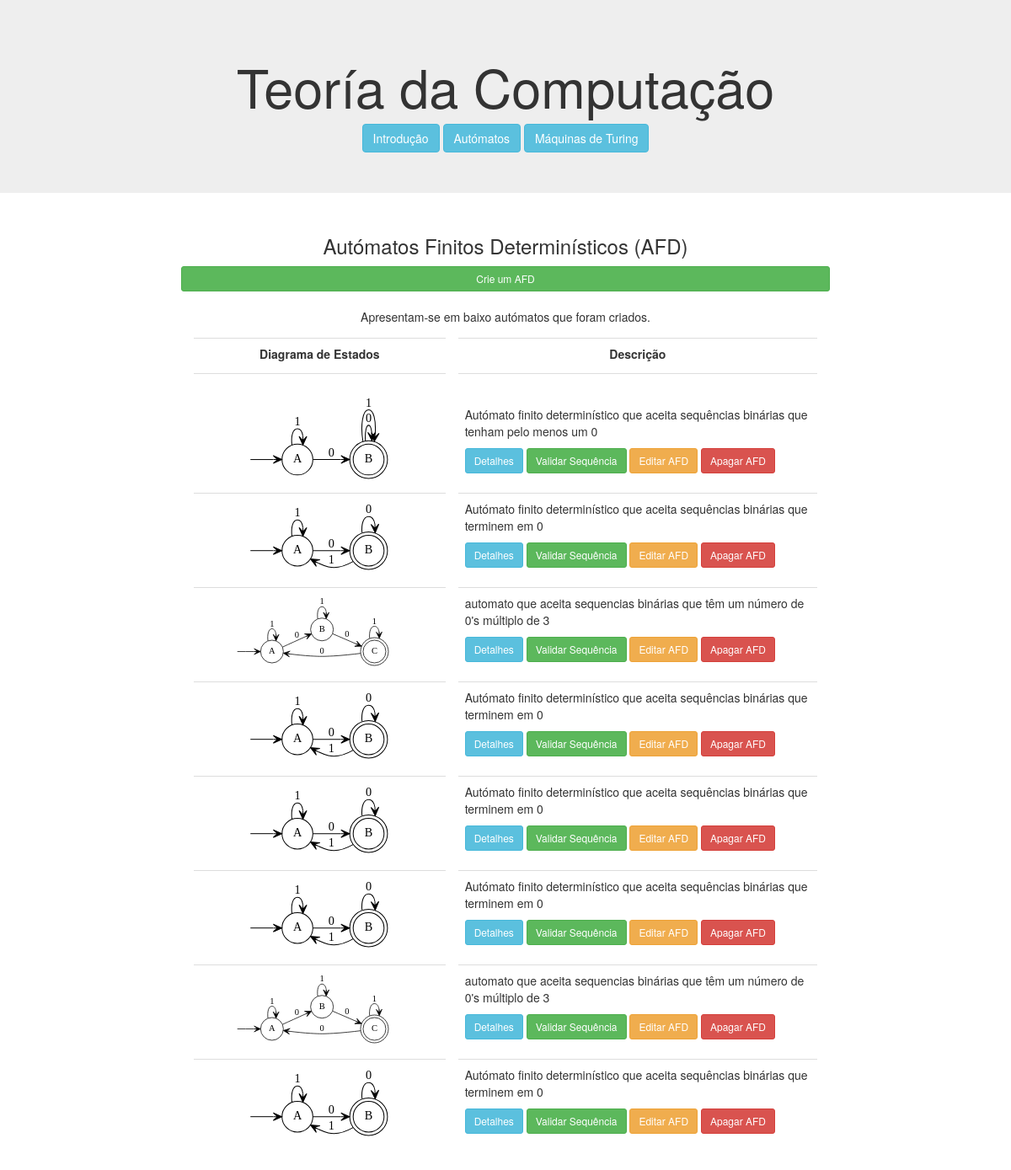
/automatos/, run on an earlier commit of the app's database.
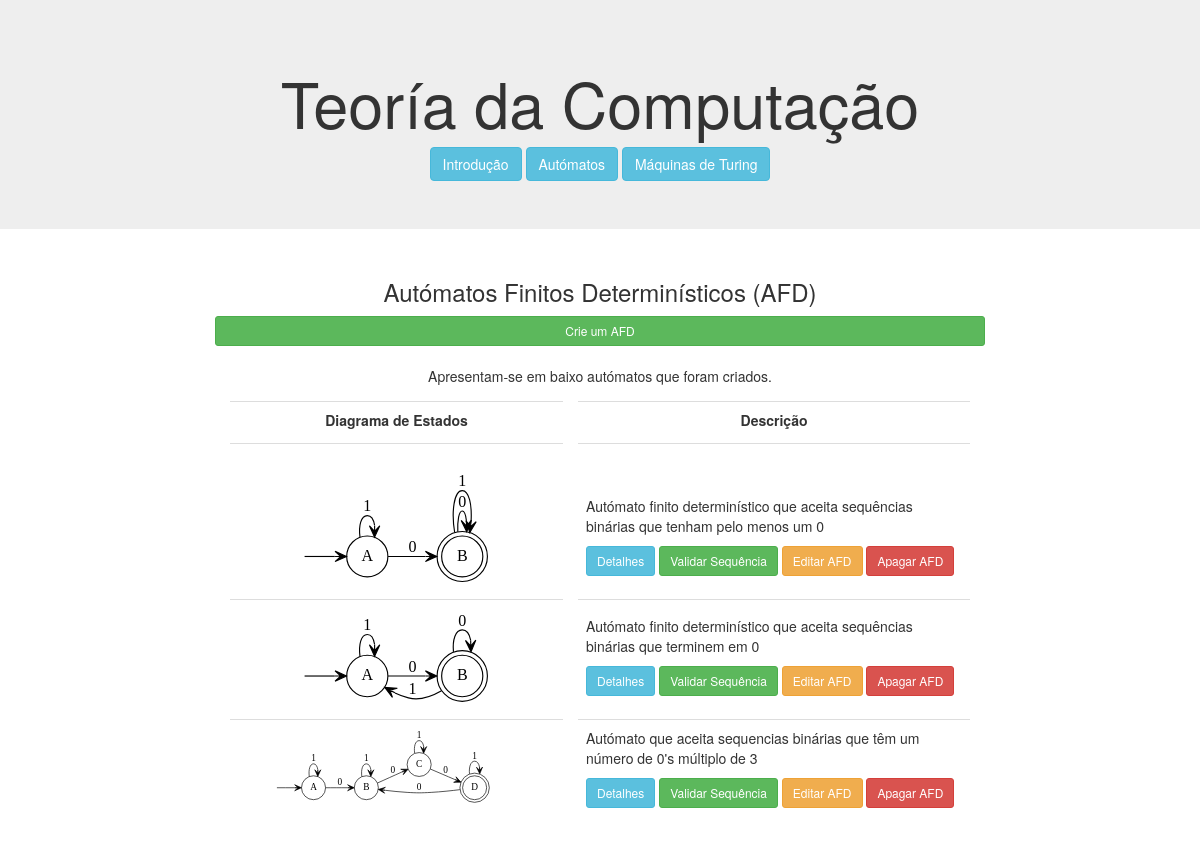
And on a later commit of the database.
### computacao/models.py (models this page shows, shortened)
class Automato(models.Model):
    nome = models.CharField(max_length=100)
    descricao = models.CharField(max_length=100)
    alfabeto = models.CharField(max_length=100)
    estados = models.CharField(max_length=100)
    estadoInicial = models.CharField(max_length=100)
    estadosDeAceitacao = models.CharField(max_length=100)
    dicionarioTransicao = models.CharField(max_length=1000)
    diagrama = models.CharField(max_length=100)

### computacao/views.py (the view)
# urls.py: path('automatos/', views.automatos, name='automatos'),
def automatos(request):
    context = {'automatos': Automato.objects.all()}
    return render(request, 'computacao/automatos.html', context)

### computacao/templates/computacao/automatos.html (shortened to what this page needs)
{% extends 'computacao/layout.html' %}
{% block main %}
    <main class="col-sm-12 text-center">
        <h3>Autómatos Finitos Determinísticos (AFD)</h3>
        <a href="{% url 'computacao:novo_automato' %}" class="btn btn-success btn-sm btn-block">
            Crie um AFD
        </a>
        <br>
        <p>Apresentam-se em baixo autómatos que foram criados.</p>
        <table align="center" class="table" style="max-width:900px">
            <tr>
                <th class="text-center">Diagrama de Estados</th>
                <th class="text-center">Descrição</th>
            </tr>
            {% load static %}
            {% for automato in automatos %}
                <tr class="text-left">
                    <td>
                        <a href="{% url 'computacao:automato' automato.id %}">
                            <img src="{% static automato.diagrama %}" alt="" width="80%">
                        </a>
                    </td>
                    <td style="vertical-align:bottom">
                        <p>{{ automato.descricao }}</p>
                        <p>
                            <a href="{% url 'computacao:automato' automato.id %}" class="btn btn-info  btn-sm">
                                Detalhes
                            </a>
                            <a href="{% url 'computacao:automato' automato.id %}" class="btn btn-success  btn-sm">
                                Validar Sequência
                            </a>
                            <a href="{% url 'computacao:edita_automato' automato.id %}" class="btn btn-warning  btn-sm">
                                Editar AFD
                            </a>
                            <a href="{% url 'computacao:apaga_automato' automato.id %}" class="btn btn-danger  btn-sm">
                                Apagar AFD
                            </a>
                        </p>
                    </td>
                </tr>
            {% endfor %}
        </table>
    </main>
{% endblock %}

### computacao/templates/computacao/layout.html (shortened to what this page needs)
<!DOCTYPE html>
<html lang="en">
<head>
    {% load static %}
    <link rel="stylesheet" href="https://maxcdn.bootstrapcdn.com/bootstrap/3.4.1/css/bootstrap.min.css">
    <link rel="stylesheet" href="{% static 'computacao/style.css' %}">
</head>
<body>
    <header class="jumbotron text-center">
        <h1>Teoría da Computação</h1>
        <nav>
            <a href="{% url 'computacao:index' %}" class="btn btn-info" role="button">Introdução</a>
            <a href="{% url 'computacao:automatos' %}" class="btn btn-info" role="button">Autómatos</a>
            <a href="" class="btn btn-info" role="button">Máquinas de Turing</a>
        </nav>
    </header>
    <div  class="text-center">
         {% block main %}
        {% endblock %}
    </div>
</body>
</html>

### computacao/static/computacao/style.css (style rules this page uses)
body > div { max-width: 800px; margin: auto; }
table tr th { text-align: right; }
table { border-collapse: separate; border-spacing: 15px 5px; }

What changed in the data, as far as the page shows it:
removed Automato: diagrama (picture), descricao "Autómato finito determinístico que aceita sequências binárias que terminem em 0"
removed Automato: diagrama (picture), descricao "Autómato finito determinístico que aceita sequências binárias que terminem em 0"
removed Automato: diagrama (picture), descricao "Autómato finito determinístico que aceita sequências binárias que terminem em 0"
removed Automato: diagrama (picture), descricao "automato que aceita sequencias binárias que têm um número de 0's múltiplo de 3"
removed Automato: diagrama (picture), descricao "Autómato finito determinístico que aceita sequências binárias que terminem em 0"
changed Automato: diagrama: a different picture; descricao "automato que aceita sequencias binárias que têm um número de 0's múltiplo de 3" → "Autómato que aceita sequencias binárias que têm um número de 0's múltiplo de 3"
